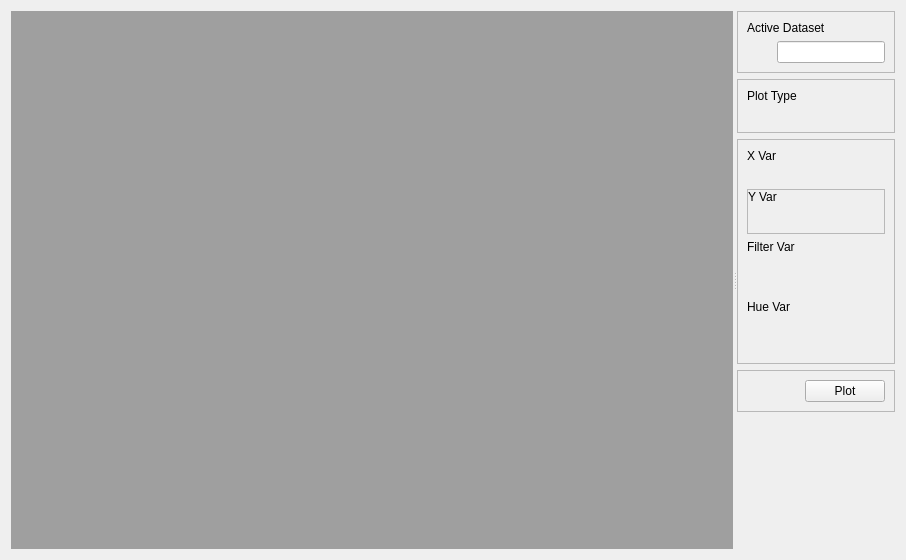
<?xml version="1.0" encoding="UTF-8"?>
<ui version="4.0">
 <class>Form</class>
 <widget class="QWidget" name="Form">
  <property name="geometry">
   <rect>
    <x>0</x>
    <y>0</y>
    <width>906</width>
    <height>560</height>
   </rect>
  </property>
  <property name="windowTitle">
   <string>Form</string>
  </property>
  <layout class="QVBoxLayout" name="horizontalLayout">
   <item>
    <layout class="QHBoxLayout" name="horizontalLayout">
     <item>
      <widget class="QSplitter" name="splitter">
       <property name="orientation">
        <enum>Qt::Horizontal</enum>
       </property>
       <widget class="QWidget" name="wViewer">
        <property name="sizePolicy">
         <sizepolicy hsizetype="Preferred" vsizetype="Preferred">
          <horstretch>8</horstretch>
          <verstretch>0</verstretch>
         </sizepolicy>
        </property>
        <layout class="QVBoxLayout" name="vlViewer">
         <item>
          <widget class="QMdiArea" name="mdiArea"/>
         </item>
        </layout>
       </widget>
       <widget class="QWidget" name="wOptions">
        <property name="sizePolicy">
         <sizepolicy hsizetype="Minimum" vsizetype="Minimum">
          <horstretch>1</horstretch>
          <verstretch>0</verstretch>
         </sizepolicy>
        </property>
        <layout class="QVBoxLayout" name="vlOptions">
         <item>
          <widget class="QFrame" name="wActiveDset">
           <property name="frameShape">
            <enum>QFrame::StyledPanel</enum>
           </property>
           <property name="frameShadow">
            <enum>QFrame::Raised</enum>
           </property>
           <property name="lineWidth">
            <number>8</number>
           </property>
           <layout class="QVBoxLayout" name="vlActiveDset">
            <item>
             <widget class="QLabel" name="label_activeDset">
              <property name="text">
               <string>Active Dataset</string>
              </property>
             </widget>
            </item>
            <item>
             <layout class="QHBoxLayout" name="horizontalLayout_5">
              <item>
               <spacer name="horizontalSpacer_5">
                <property name="orientation">
                 <enum>Qt::Horizontal</enum>
                </property>
                <property name="sizeType">
                 <enum>QSizePolicy::Fixed</enum>
                </property>
                <property name="sizeHint" stdset="0">
                 <size>
                  <width>30</width>
                  <height>20</height>
                 </size>
                </property>
               </spacer>
              </item>
              <item>
               <widget class="QLineEdit" name="edit_activeDset">
                <property name="text">
                 <string/>
                </property>
               </widget>
              </item>
             </layout>
            </item>
           </layout>
          </widget>
         </item>
         <item>
          <widget class="QFrame" name="wPlotType">
           <property name="frameShape">
            <enum>QFrame::StyledPanel</enum>
           </property>
           <property name="frameShadow">
            <enum>QFrame::Raised</enum>
           </property>
           <property name="lineWidth">
            <number>8</number>
           </property>
           <layout class="QVBoxLayout" name="vlTmp">
            <item>
             <widget class="QLabel" name="label_select">
              <property name="text">
               <string>Plot Type</string>
              </property>
             </widget>
            </item>
            <item>
             <layout class="QHBoxLayout" name="horizontalLayout_5">
              <item>
               <spacer name="horizontalSpacer_5">
                <property name="orientation">
                 <enum>Qt::Horizontal</enum>
                </property>
                <property name="sizeType">
                 <enum>QSizePolicy::Fixed</enum>
                </property>
                <property name="sizeHint" stdset="0">
                 <size>
                  <width>30</width>
                  <height>20</height>
                 </size>
                </property>
               </spacer>
              </item>
              <item>
               <layout class="QHBoxLayout" name="vlPlotType"/>
              </item>
             </layout>
            </item>
           </layout>
          </widget>
         </item>
         <item>
          <widget class="QFrame" name="wVars">
           <property name="frameShape">
            <enum>QFrame::StyledPanel</enum>
           </property>
           <property name="frameShadow">
            <enum>QFrame::Raised</enum>
           </property>
           <property name="lineWidth">
            <number>8</number>
           </property>
           <layout class="QVBoxLayout" name="vlTmp">
            <item>
             <widget class="QLabel" name="label_select">
              <property name="text">
               <string>X Var</string>
              </property>
             </widget>
            </item>
            <item>
             <layout class="QHBoxLayout" name="horizontalLayout_5">
              <item>
               <spacer name="horizontalSpacer_5">
                <property name="orientation">
                 <enum>Qt::Horizontal</enum>
                </property>
                <property name="sizeType">
                 <enum>QSizePolicy::Fixed</enum>
                </property>
                <property name="sizeHint" stdset="0">
                 <size>
                  <width>30</width>
                  <height>20</height>
                 </size>
                </property>
               </spacer>
              </item>
              <item>
               <layout class="QVBoxLayout" name="vlComboX"/>
              </item>
             </layout>
            </item>
            <item>
             <widget class="QFrame" name="wYVar">
              <property name="frameShape">
               <enum>QFrame::StyledPanel</enum>
              </property>
              <property name="lineWidth">
               <number>0</number>
              </property>
              <layout class="QVBoxLayout" name="vlYVar">
               <property name="leftMargin">
                <number>0</number>
               </property>
               <property name="topMargin">
                <number>0</number>
               </property>
               <property name="rightMargin">
                <number>0</number>
               </property>
               <item>
                <widget class="QLabel" name="label_select">
                 <property name="text">
                  <string>Y Var</string>
                 </property>
                </widget>
               </item>
               <item>
                <layout class="QHBoxLayout" name="horizontalLayout_5">
                 <item>
                  <spacer name="horizontalSpacer_5">
                   <property name="orientation">
                    <enum>Qt::Horizontal</enum>
                   </property>
                   <property name="sizeType">
                    <enum>QSizePolicy::Fixed</enum>
                   </property>
                   <property name="sizeHint" stdset="0">
                    <size>
                     <width>30</width>
                     <height>20</height>
                    </size>
                   </property>
                  </spacer>
                 </item>
                 <item>
                  <layout class="QVBoxLayout" name="vlComboY"/>
                 </item>
                </layout>
               </item>
              </layout>
             </widget>
            </item>
            <item>
             <widget class="QLabel" name="label_select2">
              <property name="text">
               <string>Filter Var</string>
              </property>
             </widget>
            </item>
            <item>
             <layout class="QHBoxLayout" name="horizontalLayout_6">
              <item>
               <spacer name="horizontalSpacer_6">
                <property name="orientation">
                 <enum>Qt::Horizontal</enum>
                </property>
                <property name="sizeType">
                 <enum>QSizePolicy::Fixed</enum>
                </property>
                <property name="sizeHint" stdset="0">
                 <size>
                  <width>30</width>
                  <height>20</height>
                 </size>
                </property>
               </spacer>
              </item>
              <item>
               <layout class="QVBoxLayout" name="vlComboFilter"/>
              </item>
             </layout>
            </item>
            <item>
             <layout class="QHBoxLayout" name="horizontalLayout_6">
              <item>
               <spacer name="horizontalSpacer_6">
                <property name="orientation">
                 <enum>Qt::Horizontal</enum>
                </property>
                <property name="sizeType">
                 <enum>QSizePolicy::Fixed</enum>
                </property>
                <property name="sizeHint" stdset="0">
                 <size>
                  <width>30</width>
                  <height>20</height>
                 </size>
                </property>
               </spacer>
              </item>
              <item>
               <layout class="QHBoxLayout" name="hlComboFilterVal"/>
              </item>
             </layout>
            </item>
            <item>
             <widget class="QLabel" name="label_select3">
              <property name="text">
               <string>Hue Var</string>
              </property>
             </widget>
            </item>
            <item>
             <layout class="QHBoxLayout" name="horizontalLayout_7">
              <item>
               <spacer name="horizontalSpacer_7">
                <property name="orientation">
                 <enum>Qt::Horizontal</enum>
                </property>
                <property name="sizeType">
                 <enum>QSizePolicy::Fixed</enum>
                </property>
                <property name="sizeHint" stdset="0">
                 <size>
                  <width>30</width>
                  <height>20</height>
                 </size>
                </property>
               </spacer>
              </item>
              <item>
               <layout class="QVBoxLayout" name="vlComboHue"/>
              </item>
             </layout>
            </item>
            <item>
             <layout class="QHBoxLayout" name="horizontalLayout_7">
              <item>
               <spacer name="horizontalSpacer_7">
                <property name="orientation">
                 <enum>Qt::Horizontal</enum>
                </property>
                <property name="sizeType">
                 <enum>QSizePolicy::Fixed</enum>
                </property>
                <property name="sizeHint" stdset="0">
                 <size>
                  <width>30</width>
                  <height>20</height>
                 </size>
                </property>
               </spacer>
              </item>
              <item>
               <layout class="QHBoxLayout" name="hlComboHueVal"/>
              </item>
             </layout>
            </item>
           </layout>
          </widget>
         </item>
         <item>
          <widget class="QFrame" name="wPlotBtn">
           <property name="frameShape">
            <enum>QFrame::StyledPanel</enum>
           </property>
           <property name="frameShadow">
            <enum>QFrame::Raised</enum>
           </property>
           <property name="lineWidth">
            <number>8</number>
           </property>
           <layout class="QHBoxLayout" name="horizontalLayout_8">
            <item>
             <spacer name="horizontalSpacer_8">
              <property name="orientation">
               <enum>Qt::Horizontal</enum>
              </property>
              <property name="sizeHint" stdset="0">
               <size>
                <width>40</width>
                <height>20</height>
               </size>
              </property>
             </spacer>
            </item>
            <item>
             <widget class="QPushButton" name="plotBtn">
              <property name="text">
               <string>Plot</string>
              </property>
             </widget>
            </item>
           </layout>
          </widget>
         </item>
         <item>
          <spacer name="verticalSpacer">
           <property name="orientation">
            <enum>Qt::Vertical</enum>
           </property>
           <property name="sizeHint" stdset="0">
            <size>
             <width>20</width>
             <height>40</height>
            </size>
           </property>
          </spacer>
         </item>
        </layout>
       </widget>
      </widget>
     </item>
    </layout>
   </item>
  </layout>
 </widget>
 <resources/>
 <connections/>
</ui>
